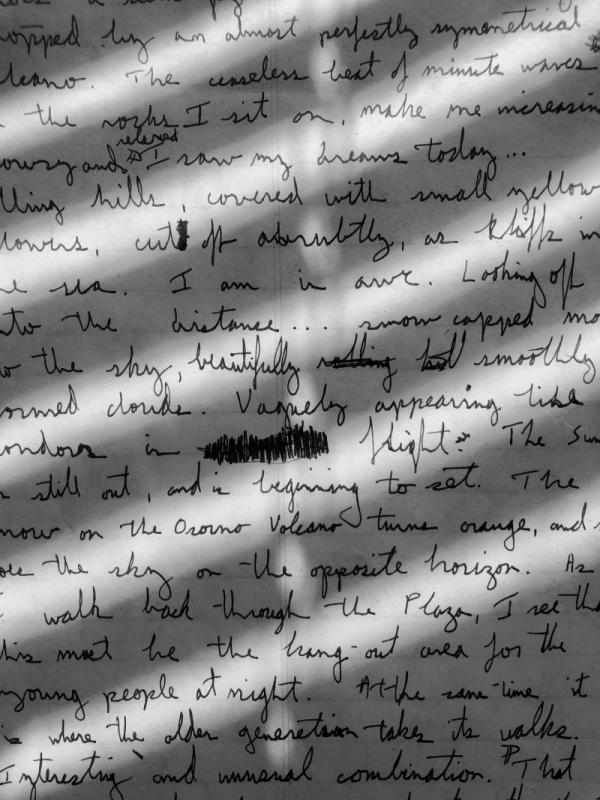
#> input picture data/handwritten.png, 600 x 800 px
$ python otsusBinarization.py
#> lines starting #> are read from the running program, lines starting #| are printed output that depends on the picture; after the words box and inside, x2 and y2 are one past the last pixel; in counts of white or black regions, pixels touching at a corner belong together
import cv2 as cv
import  pathlib

base_dir = pathlib.Path(__file__).parent.parent.parent

# read image
image_path = str(base_dir.joinpath('data','handwritten.png'))
image = cv.imread(image_path)
#> image is the input picture: shape (800, 600, 3); mean B, G, R 129.6, 129.6, 129.6

# convert to grayscale
img_gray = cv.cvtColor(image,cv.COLOR_BGR2GRAY)

# simeple thresholding
ret, simple_thresh = cv.threshold(img_gray,100,255,cv.THRESH_BINARY)
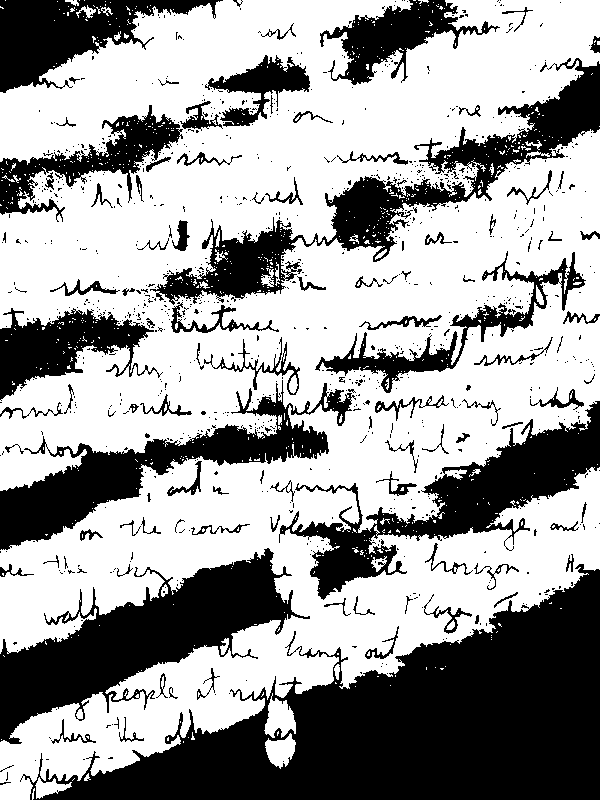
#> simple_thresh: shape (800, 600); 62.1% white; 945 black regions (841 under 20 px), largest, box (x1, y1, x2, y2) and area: (20, 564, 600, 800) 62397, (0, 548, 310, 744) 21836, (150, 58, 600, 305) 17901
print(ret)
# Otsu's thresholding
ret, otsu_thresh = cv.threshold(img_gray,0,255,cv.THRESH_BINARY+cv.THRESH_OTSU)
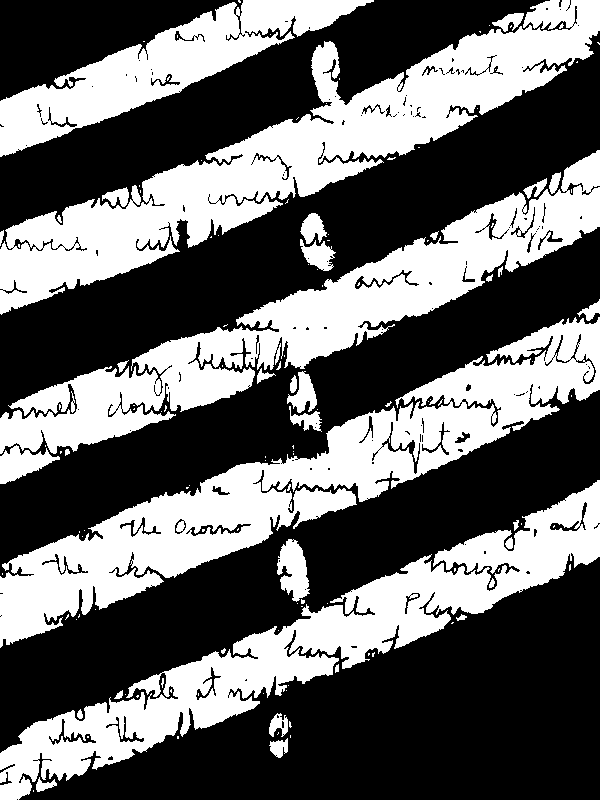
#> otsu_thresh: shape (800, 600); 39.9% white; 135 white regions (98 under 20 px), largest, box (x1, y1, x2, y2) and area: (0, 0, 600, 315) 45440, (0, 317, 600, 648) 44860, (0, 150, 600, 454) 38048
#> ret = 139
# Otsu's thresholding after Gaussian filtering
blur = cv.GaussianBlur(img_gray,(5,5),0)
ret_otsu, gaussian_otsu_thresh = cv.threshold(blur,139.0,255,cv.THRESH_BINARY+cv.THRESH_OTSU)
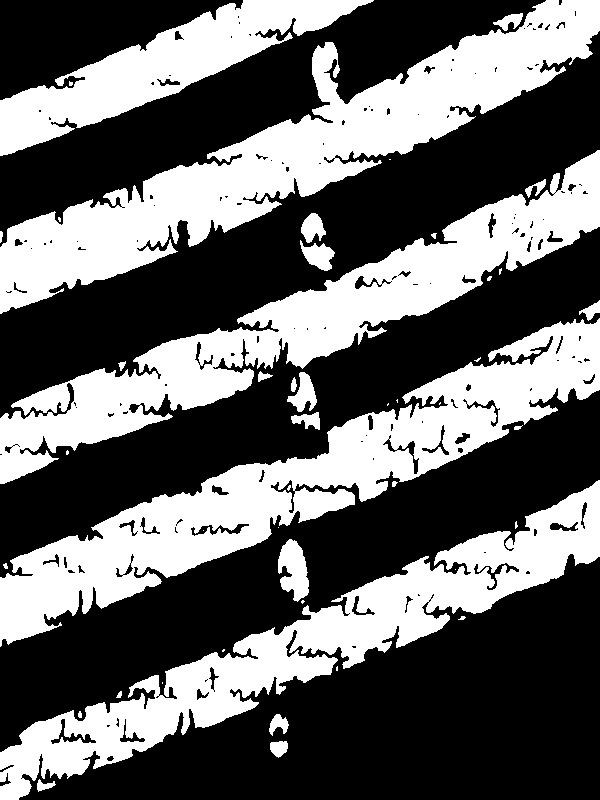
#> gaussian_otsu_thresh: shape (800, 600); 39.5% white; 46 white regions (19 under 20 px), largest, box (x1, y1, x2, y2) and area: (0, 0, 600, 314) 46037, (0, 318, 600, 647) 44306, (0, 150, 600, 484) 39376
#> ret_otsu = 139
print(ret)
#| 139.0
ret, simple_thresh_otsu_ret = cv.threshold(img_gray,ret_otsu,255,cv.THRESH_BINARY)

cv.imshow("image",image)
cv.imshow("simple_thresh",simple_thresh)
cv.imshow("otsu_thresh",otsu_thresh)
cv.imshow("gaussian_otsu_thresh",gaussian_otsu_thresh)
cv.imshow("simple_thresh_otsu_ret",simple_thresh_otsu_ret)
cv.waitKey(0)

$ run again, with data/beach.jpg saved as data/handwritten.png
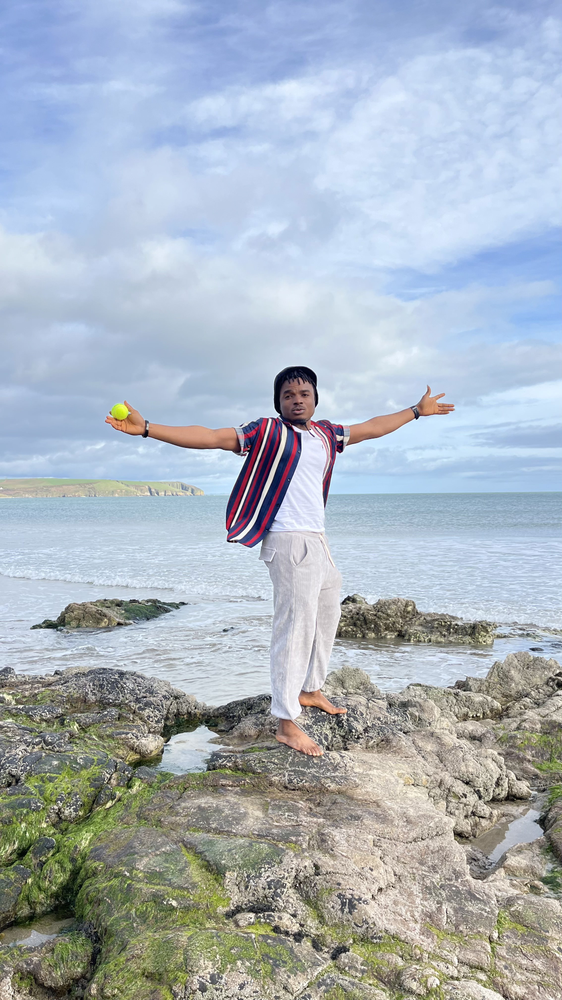
#> input picture data/beach.jpg, 562 x 1000 px, shrunk from 2268 x 4032 before the run
#> image is the input picture: shape (1000, 562, 3); mean B, G, R 190, 179.9, 169.7
#> `ret, simple_thresh = cv.threshold(img_gray,100,255,cv.THRESH_BINARY)`:
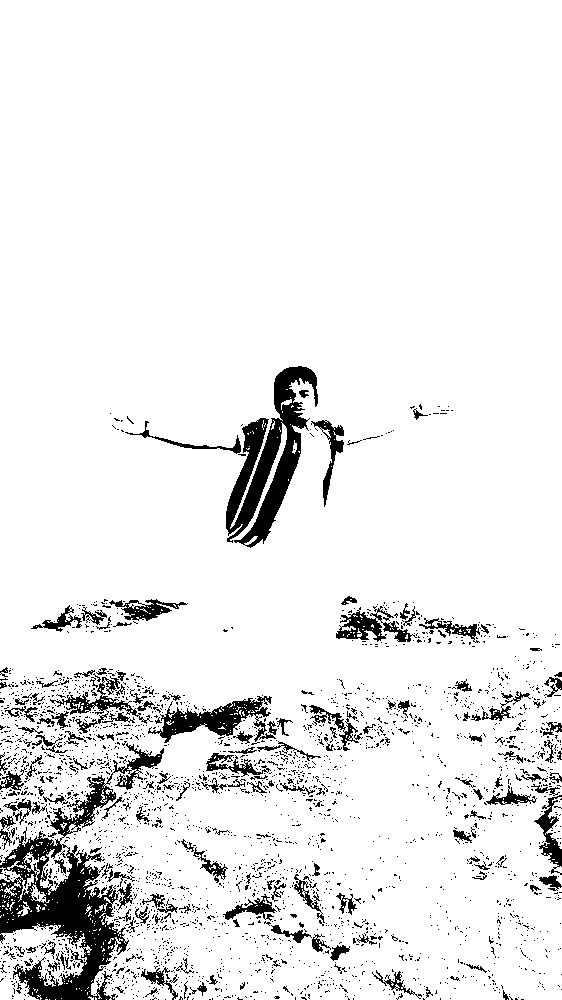
#> simple_thresh: shape (1000, 562); 91.8% white; 2743 black regions (2561 under 20 px), largest, box (x1, y1, x2, y2) and area: (0, 743, 164, 1000) 11670, (226, 366, 318, 548) 6632, (148, 696, 276, 743) 2238
#> otsu_thresh: shape (1000, 562); 77.6% white; 1369 black regions (1291 under 20 px), largest, box (x1, y1, x2, y2) and area: (0, 667, 461, 1000) 79192, (441, 654, 562, 902) 10522, (105, 366, 345, 556) 9998
#> `ret, otsu_thresh = cv.threshold(img_gray,0,255,cv.THRESH_BINARY+cv.THR..`: ret = 152
#> gaussian_otsu_thresh: shape (1000, 562); 75.3% white; 244 black regions (183 under 20 px), largest, box (x1, y1, x2, y2) and area: (0, 667, 461, 1000) 89548, (442, 655, 562, 902) 14399, (105, 366, 453, 557) 11621
#> ret_otsu = 157
#| 152.0
#> `ret, simple_thresh_otsu_ret = cv.threshold(img_gray,ret_otsu,255,cv.TH..`:
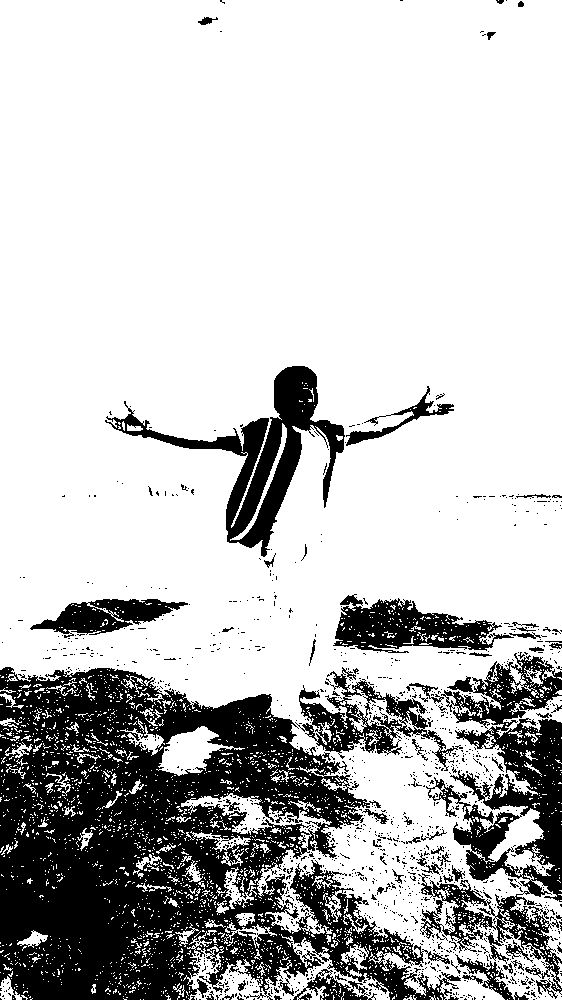
#> simple_thresh_otsu_ret: shape (1000, 562); 76.2% white; 1278 black regions (1207 under 20 px), largest, box (x1, y1, x2, y2) and area: (0, 667, 461, 1000) 83394, (418, 653, 562, 999) 18535, (105, 366, 345, 557) 10265
